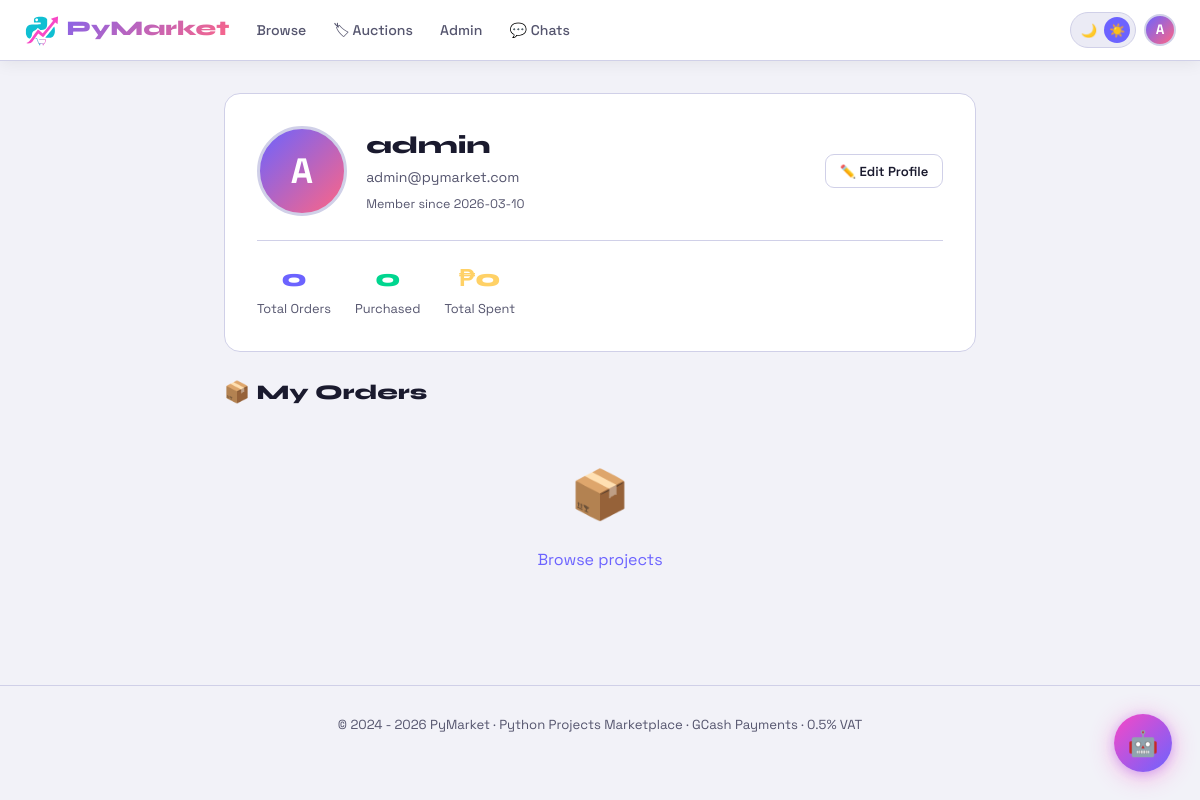
The page /profile (signed in) on the database as committed earlier.
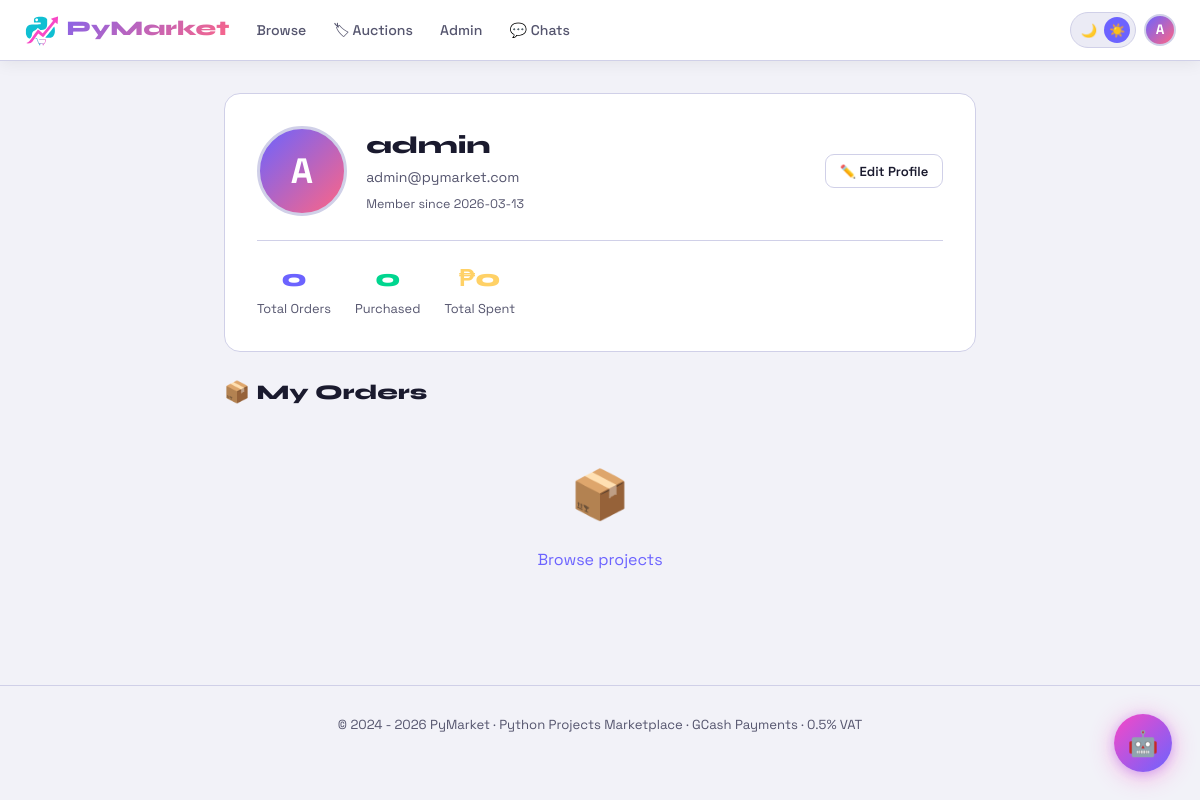
The same page on the database as committed later.
### tables this page shows
CREATE TABLE users (
                id INTEGER PRIMARY KEY AUTOINCREMENT,
                username TEXT UNIQUE NOT NULL,
                email TEXT UNIQUE NOT NULL,
                password TEXT NOT NULL,
                bio TEXT DEFAULT '',
                avatar TEXT DEFAULT '',
                is_admin INTEGER DEFAULT 0,
                created_at TEXT DEFAULT CURRENT_TIMESTAMP
            );

### app.py (the view)
@app.route('/profile')
@login_required
def profile():
    db = get_db()
    user = db.execute("SELECT * FROM users WHERE id=?",
                      (session['user_id'],)).fetchone()
    orders = db.execute("""
        SELECT o.*, p.title, p.category FROM orders o
        JOIN projects p ON o.project_id=p.id
        WHERE o.user_id=? ORDER BY o.created_at DESC
    """, (session['user_id'],)).fetchall()
    total_spent = sum(o['amount'] for o in orders if o['status'] == 'approved')
    return render_template('profile.html', user=user, orders=orders, total_spent=total_spent)

### app.py (called while the page is built)
def get_db():
    if 'db' not in g:
        conn = sqlite3.connect(DB_PATH, timeout=20)
        conn.row_factory = sqlite3.Row
        conn.execute("PRAGMA journal_mode=WAL")
        g.db = conn
    return g.db

def login_required(f):
    @wraps(f)
    def decorated(*args, **kwargs):
        if 'user_id' not in session:
            flash('login_required')
            return redirect(url_for('login', next=request.url))
        return f(*args, **kwargs)
    return decorated

### templates/profile.html (shortened to what this page needs)
{% extends 'base.html' %}
{% block content %}
<div class="container" style="max-width:800px">
  <div style="background:var(--surface);border:1px solid var(--border);border-radius:16px;padding:2rem;margin-bottom:1.5rem">
    <div style="display:flex;align-items:center;gap:1.2rem;flex-wrap:wrap">
      <div class="profile-avatar">
        {% if user['avatar'] %}<img src="{{ url_for('serve_avatar',filename=user['avatar']) }}" alt="avatar">
        {% else %}{{ user['username'][0].upper() }}{% endif %}
      </div>
      <div style="flex:1;min-width:0">
        <div style="font-family:var(--display);font-size:1.5rem;font-weight:800">{{ user['username'] }}</div>
        <div style="color:var(--muted);font-size:.88rem">{{ user['email'] }}</div>
        <div style="color:var(--muted);font-size:.78rem;margin-top:.4rem">Member since {{ user['created_at'][:10] }}</div>
      </div>
      <a href="{{ url_for('profile_edit') }}" class="btn btn-outline btn-sm">✏️ Edit Profile</a>
    </div>
    <div style="display:flex;gap:1.5rem;margin-top:1.5rem;padding-top:1.2rem;border-top:1px solid var(--border);flex-wrap:wrap">
      <div style="text-align:center">
        <div style="font-family:var(--display);font-size:1.5rem;font-weight:800;color:var(--accent)">{{ orders|length }}</div>
        <div style="color:var(--muted);font-size:.8rem">Total Orders</div>
      </div>
      <div style="text-align:center">
        <div style="font-family:var(--display);font-size:1.5rem;font-weight:800;color:var(--green)">{{ orders|selectattr('status','equalto','approved')|list|length }}</div>
        <div style="color:var(--muted);font-size:.8rem">Purchased</div>
      </div>
      <div style="text-align:center">
        <div style="font-family:var(--display);font-size:1.5rem;font-weight:800;color:var(--yellow)">₱{{ "%.0f"|format(total_spent) }}</div>
        <div style="color:var(--muted);font-size:.8rem">Total Spent</div>
      </div>
    </div>
  </div>
  <h2 class="page-title" style="font-size:1.3rem;margin-bottom:1rem">📦 My Orders</h2>
  {% if orders %}
  <div style="display:flex;flex-direction:column;gap:.8rem">
    {% for o in orders %}
    <div style="background:var(--surface);border:1px solid var(--border);border-radius:12px;padding:1.2rem;display:flex;align-items:center;gap:1rem;flex-wrap:wrap">
      <div style="flex:1;min-width:140px">
        <div style="font-weight:700;font-size:.93rem">{{ o['title'] }}</div>
        {% if o['category'] %}<span class="badge badge-cat" style="margin-top:.2rem">{{ o['category'] }}</span>{% endif %}
        <div style="color:var(--muted);font-size:.78rem;margin-top:.2rem">{{ o['created_at'][:10] }}</div>
      </div>
      <div style="font-family:var(--display);font-weight:800;color:var(--accent)">₱{{ "%.2f"|format(o['amount']) }}</div>
      {% if o['status']=='approved' %}<span class="badge badge-green">✅ Approved</span>
      {% elif o['status']=='pending' %}<span class="badge badge-yellow">⏳ Pending</span>
      {% else %}<span class="badge badge-red">❌ Rejected</span>{% endif %}
      {% if o['status']=='approved' %}
      <div style="display:flex;gap:.4rem;flex-wrap:wrap">
        <a href="{{ url_for('download_project',order_id=o['id']) }}" class="btn btn-success btn-sm">⬇️</a>
        <a href="{{ url_for('chat_order',order_id=o['id']) }}" class="btn btn-outline btn-sm">💬</a>
      </div>
      {% endif %}
    </div>
    {% endfor %}
  </div>
  {% else %}
  <div class="empty" style="padding:2rem"><div class="empty-icon">📦</div><a href="{{ url_for('index') }}" style="color:var(--accent)">Browse projects</a></div>
  {% endif %}
</div>
{% endblock %}

Rows that differ between the two databases and show on the page:
changed users "admin": created_at "2026-03-10" → "2026-03-13"
